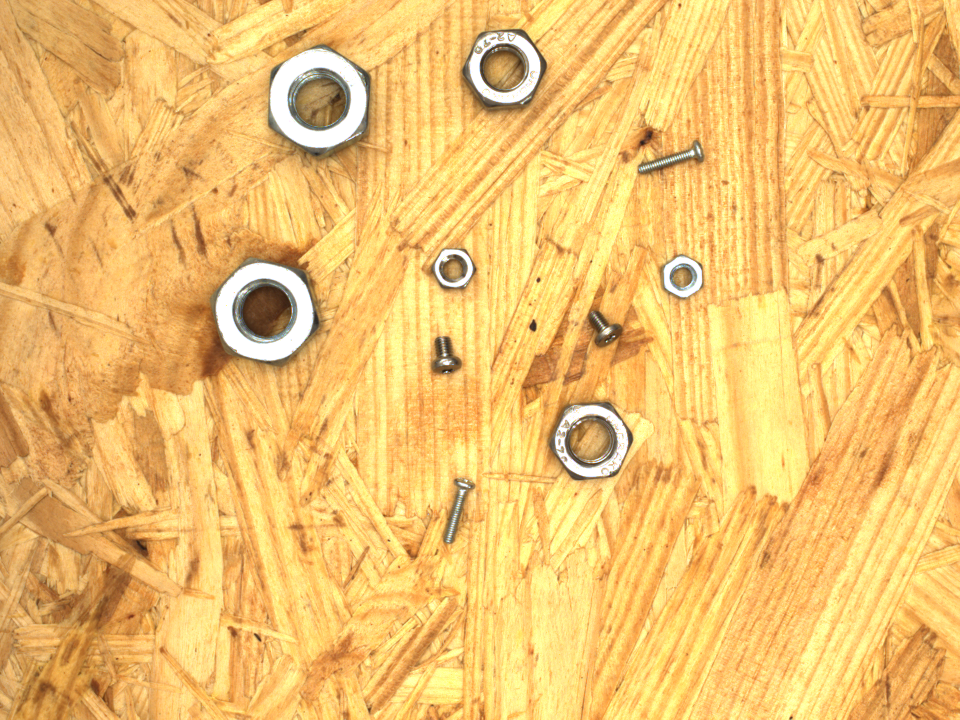
#> input picture Code/test_data/screws_037.png, 1920 x 1440 px (shown at 1/2 size)
$ jupyter execute --allow-errors algorithm_test_2.ipynb   (shell and % lines are left out)
#> lines starting #> are read from the running program, lines starting #| are printed output that depends on the picture; after the words box and inside, x2 and y2 are one past the last pixel; in counts of white or black regions, pixels touching at a corner belong together
[cell 1]
import matplotlib.pyplot as plt
import matplotlib.image as mpimg
import matplotlib.colors as clr
import numpy as np
import cv2 as cv

plt.rcParams['figure.figsize'] = [12, 8]
plt.rcParams['figure.dpi'] = 100

imge = cv.imread("../test_data/screws_037.png")
#> imge is the input picture: shape (1440, 1920, 3); mean B, G, R 109.6, 193.4, 240.6
imge = cv.cvtColor(imge, cv.COLOR_BGR2RGB)
imge = cv.resize(imge, (480, 360))
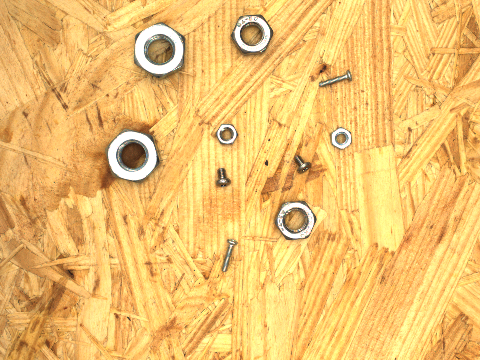
#> imge: shape (360, 480, 3); mean R, G, B 240.5, 193.6, 109.8

[cell 2]
kernel = np.ones((3,3),np.uint8)
gray = cv.cvtColor(imge, cv.COLOR_RGB2GRAY)
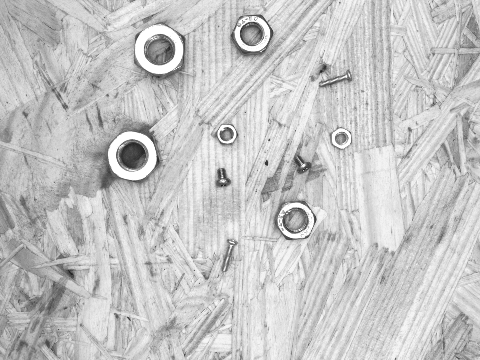
#> gray: shape (360, 480); min 32, max 255, mean 198.1

hsv = cv.cvtColor(imge, cv.COLOR_RGB2HSV)
#> hsv: shape (360, 480, 3); mean H, S, V 19.6, 139, 240.6
hsv = hsv[:,:,1]
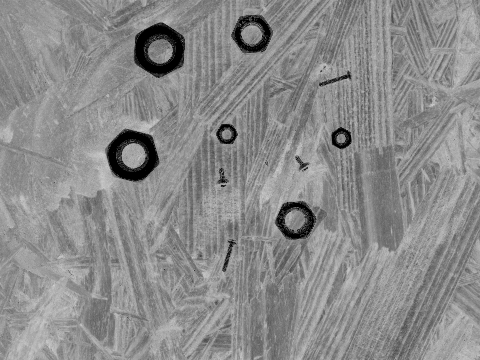
#> hsv: shape (360, 480); min 0, max 206, mean 139

blur = cv.medianBlur(hsv, 5)
#gaus = cv.adaptiveThreshold(blur, 127, cv.ADAPTIVE_THRESH_GAUSSIAN_C, cv.THRESH_BINARY, 11, 2)
gaus = cv.Canny(blur,250,255)
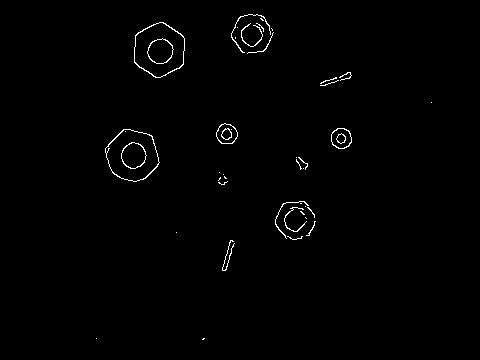
#> gaus: shape (360, 480); 0.86% white in thin lines or dots, all inside (x1, y1, x2, y2) = (96, 14, 432, 340)
gaus = cv.medianBlur(gaus, 1)
gaus = cv.dilate(gaus, kernel, iterations = 1)
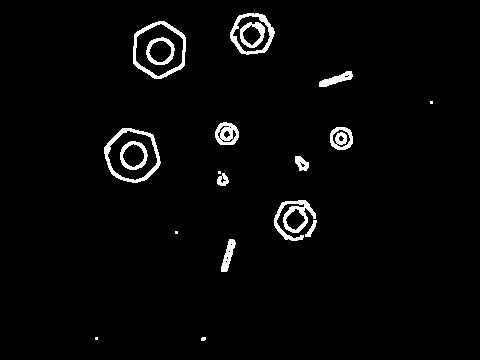
#> gaus: shape (360, 480); 2.8% white; 19 white regions (5 under 20 px), largest, box (x1, y1, x2, y2) and area: (274, 200, 316, 241) 670, (104, 128, 161, 183) 630, (133, 21, 186, 79) 622
#gaus = cv.erode(gaus, kernel, iterations = 1)


#retval2, otsu = cv.threshold(gaus, 127, 255, cv.THRESH_BINARY+cv.THRESH_OTSU)


fig, axs = plt.subplots(1,2)
axs[0].imshow(hsv, cmap = 'gray')
axs[0].set_title('Original image')
axs[1].imshow(gaus, cmap = 'gray')
axs[1].set_title('Image after filtering w/ gaussian filter')

[cell 3]
imcopy = imge.copy()

params = cv.SimpleBlobDetector_Params()

params.filterByColor = True
params.blobColor = 0

params.filterByArea = True
params.minArea = 50

params.filterByCircularity = True
params.minCircularity = 0.8

ver = (cv.__version__).split('.')
if int(ver[0]) < 3:
    detector = cv.SimpleBlobDetector(params)
else:
    detector = cv.SimpleBlobDetector_create(params)

keypoints = detector.detect(gaus)
#> keypoints = 5 keypoints; (x, y, size): (133, 155, 27.6), (159, 50, 27.5), (252, 34, 24.6), (226, 134, 23), (341, 138, 22.8)

im_with_keypoints = cv.drawKeypoints (imcopy, keypoints, np.array([]), (255,0,0), cv.DRAW_MATCHES_FLAGS_DRAW_RICH_KEYPOINTS)

print("Total number of objects:")
print(len(keypoints))
#| 5

fig, axs = plt.subplots(2,2)
axs[0,0].imshow(imge)
axs[0,0].set_title('Original image')
axs[0,1].imshow(gaus, cmap = 'gray')
axs[0,1].set_title('Grayscale image')
#> (the rest of this cell did not finish here and is left out)

$ run again, with Code/test_data/screws_005.png copied over Code/test_data/screws_037.png
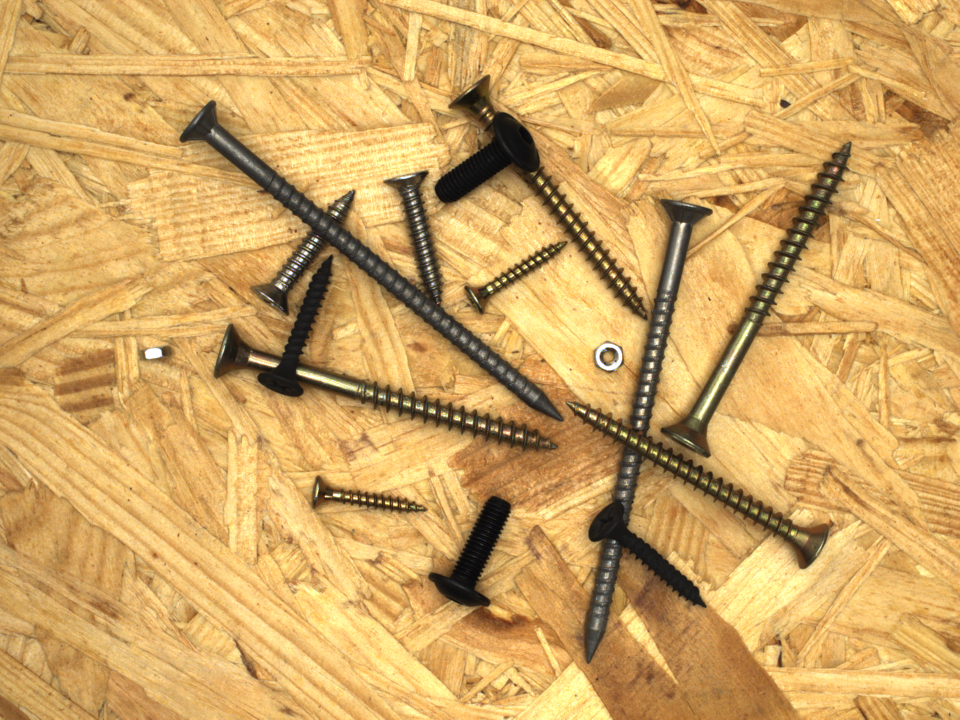
#> input picture Code/test_data/screws_005.png, 1920 x 1440 px (shown at 1/2 size)
#> imge is the input picture: shape (1440, 1920, 3); mean B, G, R 98.5, 166.2, 209
#> `hsv = hsv[:,:,1]`:
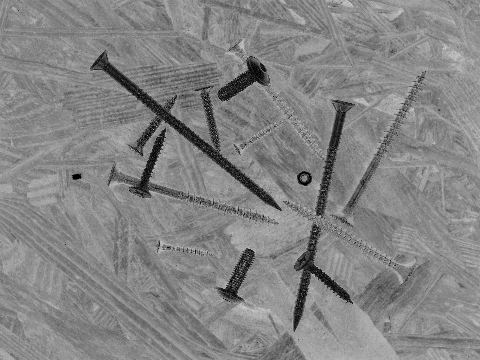
#> hsv: shape (360, 480); min 0, max 206, mean 132.3
#> `gaus = cv.dilate(gaus, kernel, iterations = 1)`:
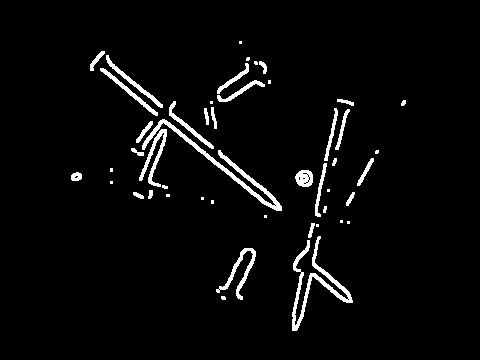
#> gaus: shape (360, 480); 3.6% white; 47 white regions (18 under 20 px), largest, box (x1, y1, x2, y2) and area: (142, 119, 282, 211) 1119, (292, 236, 353, 331) 1061, (139, 129, 167, 187) 449
#> keypoints = 2 keypoints; (x, y, size): (304, 178, 17), (76, 176, 9.5)
#| 2

$ run again, with Code/test_data/screws_006.png copied over Code/test_data/screws_037.png
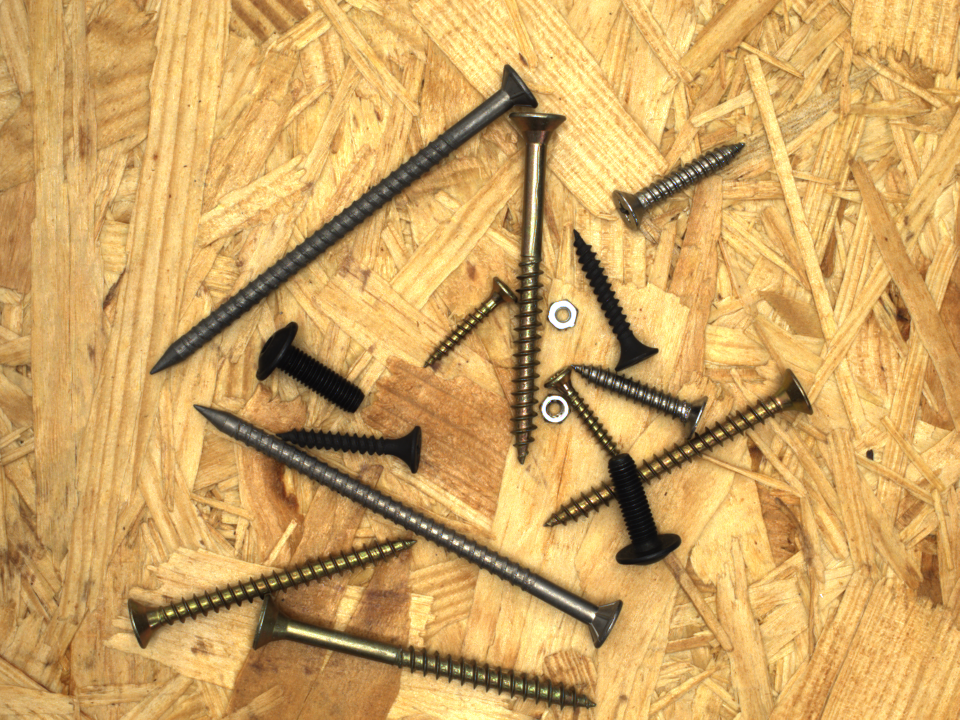
#> input picture Code/test_data/screws_006.png, 1920 x 1440 px (shown at 1/2 size)
#> imge is the input picture: shape (1440, 1920, 3); mean B, G, R 98.1, 165.2, 207.6
#> `hsv = hsv[:,:,1]`:
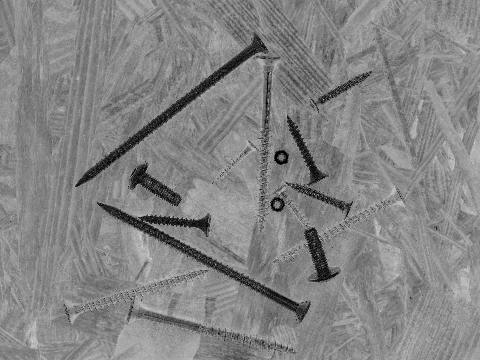
#> hsv: shape (360, 480); min 0, max 210, mean 132.1
#> `gaus = cv.dilate(gaus, kernel, iterations = 1)`:
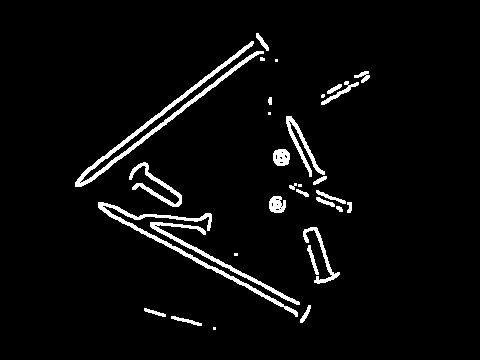
#> gaus: shape (360, 480); 4.2% white; 31 white regions (7 under 20 px), largest, box (x1, y1, x2, y2) and area: (75, 41, 264, 187) 1916, (98, 202, 298, 317) 1364, (150, 222, 300, 305) 864
#> keypoints = 1 keypoints; (x, y, size): (281, 157, 16.8)
#| 1

$ run again, with Code/test_data/screws_009.png copied over Code/test_data/screws_037.png
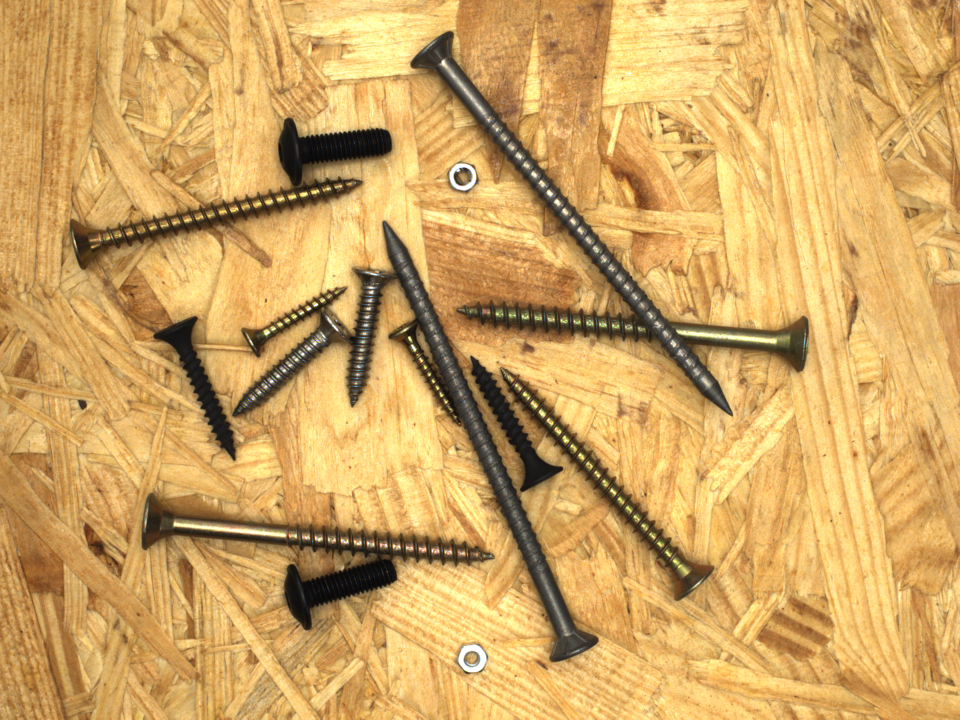
#> input picture Code/test_data/screws_009.png, 1920 x 1440 px (shown at 1/2 size)
#> imge is the input picture: shape (1440, 1920, 3); mean B, G, R 98.2, 165.4, 208
#> `hsv = hsv[:,:,1]`:
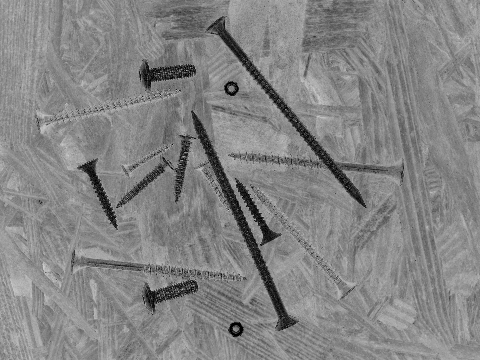
#> hsv: shape (360, 480); min 0, max 206, mean 132.1
#> `gaus = cv.dilate(gaus, kernel, iterations = 1)`:
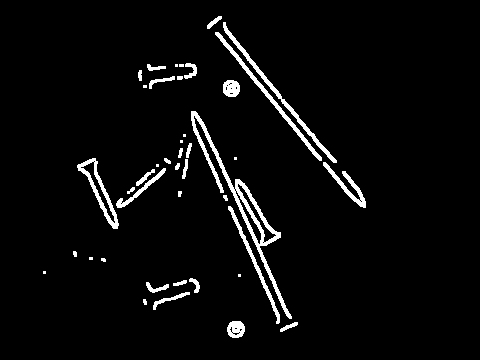
#> gaus: shape (360, 480); 4% white; 42 white regions (11 under 20 px), largest, box (x1, y1, x2, y2) and area: (191, 111, 292, 319) 1827, (223, 22, 337, 163) 745, (215, 32, 322, 161) 699
#> keypoints = 1 keypoints; (x, y, size): (231, 88, 16.7)
#| 1
